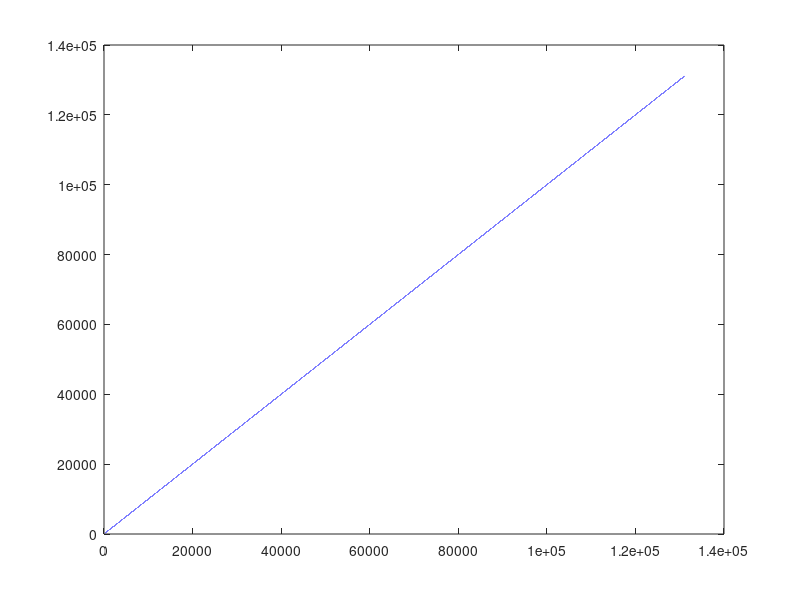
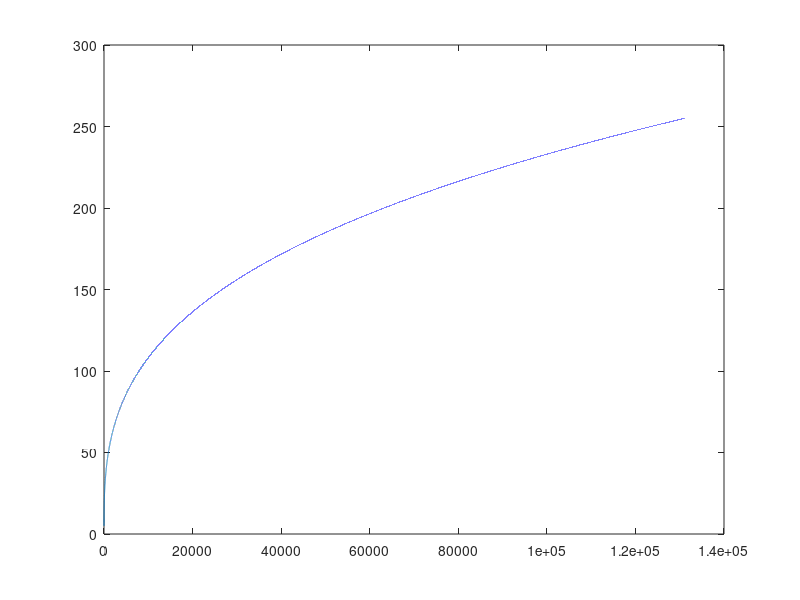

Source code (MATLAB) for these figures, in order:
% Linear data
% xAxis = 1:18;
linData = 1:1:131071;
xAxis = 1:length(linData);

fig1 = figure();
plot(xAxis, linData);
% p1 = semilogy(xAxis, linData);

k = 255/((131071).^(1/3));
% k = 255 / (log10(131071));

logData = k * ((linData).^(1/3));
% logData = k * log10(linData);

figure();
plot(xAxis, logData);

linDataT = linData';
logDataT = logData';

togData = zeros(131071,2);
togData(:,1) = linDataT(:);
togData(:,2) = logDataT(:);